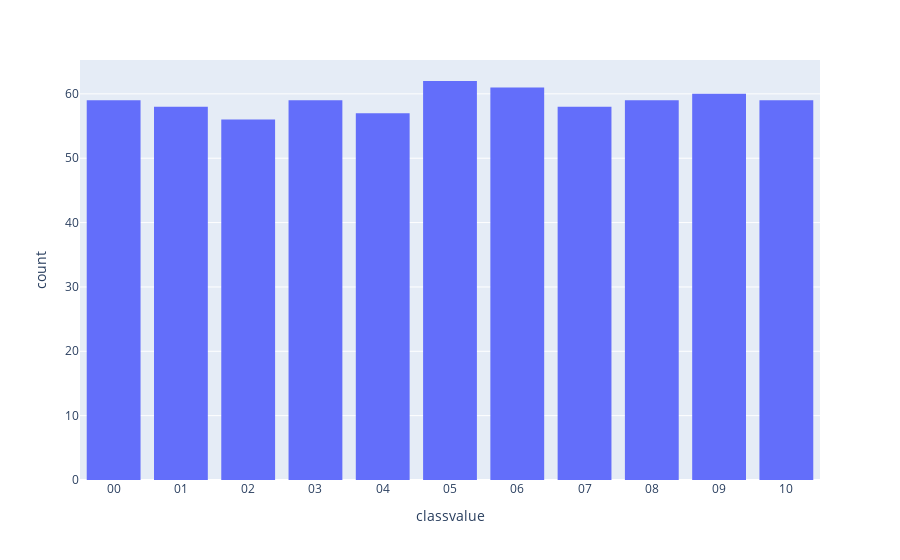

Notebook cell for this chart:
### Code cell
import seaborn as sns
import nbformat
import plotly.express as px
fig = px.histogram(df, x=df['classvalue'])
fig.show()

### Figure 1 — Plotly figure (JSON) as saved in the notebook; plotly's stock layout.template omitted (floating-point values rounded to 4 significant figures; data arrays with more than 128 entries replaced by an {"elided": "..."} marker saying what was removed)
{"data": [{"alignmentgroup": "True", "bingroup": "x", "hovertemplate": "classvalue=%{x}<br>count=%{y}<extra></extra>", "legendgroup": "", "marker": {"color": "#636efa", "pattern": {"shape": ""}}, "name": "", "offsetgroup": "", "orientation": "v", "showlegend": false, "type": "histogram", "x": {"elided": "648 str values"}, "xaxis": "x", "yaxis": "y"}], "layout": {"barmode": "relative", "legend": {"tracegroupgap": 0}, "margin": {"t": 60}, "xaxis": {"anchor": "y", "domain": [0, 1], "title": {"text": "classvalue"}}, "yaxis": {"anchor": "x", "domain": [0, 1], "title": {"text": "count"}}}}
